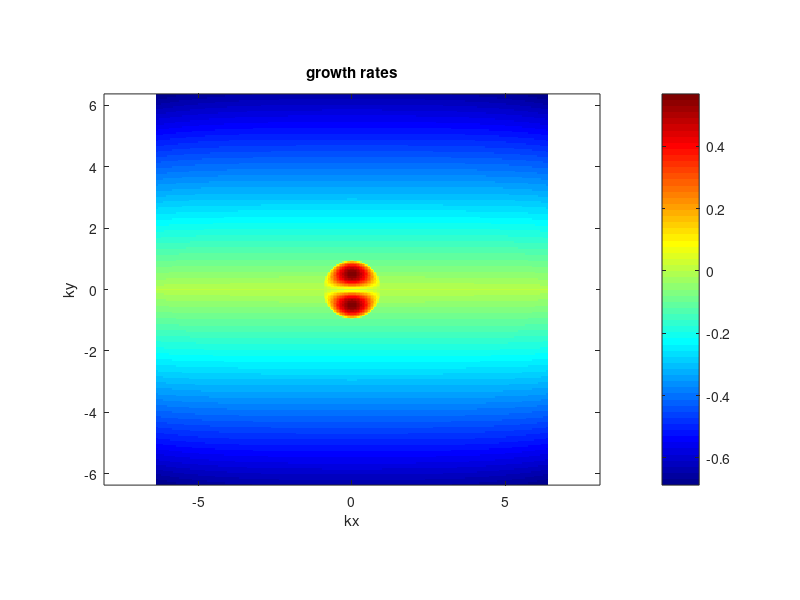
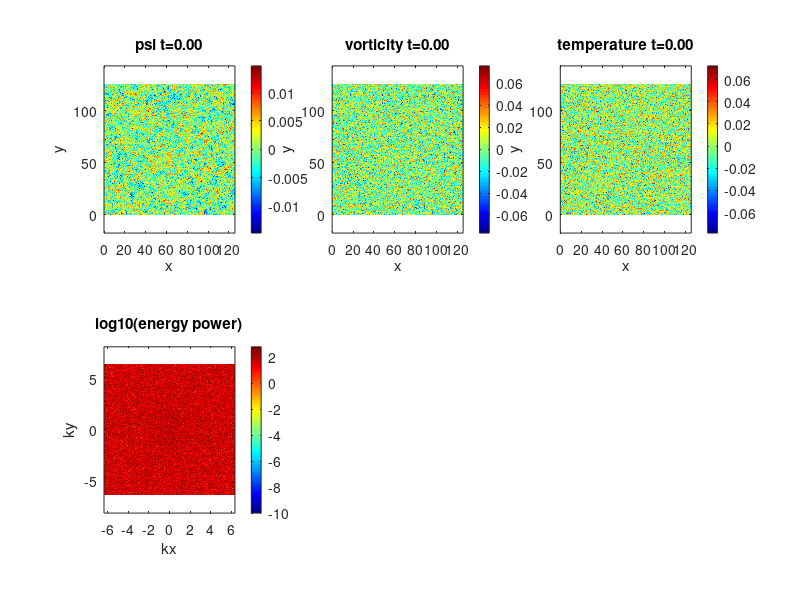

Here is the MATLAB script that generated these plots, in order: (Note: this script raises an error after producing the figures.)
function spectral_2FGEM
%%%%%%%%%%%%%%%%%%%%%%%%%%%%%%%%%%%%%%%%%%%%%%%%%%%%%%%%%%%%%%%%%%%%%%%%%%%%%%%%%
% 2-field gyrofluid model to study the Dimits shift.                            %
% Based on a trunctation of Bruce Scott's GEM model.                            %
%                                                                               %
% Can use Wang and Hahm's formula for the neoclassical polarization of          %
% zonal flows, which may be unique.                                             %
%                                                                               %
% Currentky uses CNAB1-4 integration                                            %
%                                                                               %                            
% Refs:                                                                         %
%   Dimits et al. Phys. Plasmas (2000)                                          %
%   Scott Phys. Plasmas (2005)                                                  %
%   Wang and Hahm, Phys. Plasmas (2007)                                         %
%                                                                               %
% TODO:                                                                         %
%   - Exponential integrator or perhaps integrating factor                      %
%   - Calculate proper Landau closure coefficients (i.e. in front of |omega_d|  % 
%     in Mike Beer's thesis)                                                    %
%                                                                               %
%%%%%%%%%%%%%%%%%%%%%%%%%%%%%%%%%%%%%%%%%%%%%%%%%%%%%%%%%%%%%%%%%%%%%%%%%%%%%%%%%
clear all;
mkdir('newCode_tau1'); cd('newCode_tau1');
mkdir('plots');
delete('log.txt');

%CBC
RLn = 2.2;
rR = 0.18;
q = 1.4;
shat = 0.8;
ep = 2*rR;
Lna = 1/(RLn*ep);
LB = 2*(1-shat)*Lna;
Ld = 0.10;
eta=5.0;
mu=0;
nu=1e-7;
neo=true;

%LT=3.0; %scale*sqrt(2/pi);               % inverse temperature gradient scale
%ep=scale*0.3;            % inverse aspect ratio
%Ld=0.3;
h=3;                % hyperviscosity factor
hz=1;                % hyperviscosity factor
tau=1;          % ion temperature
hm=1;
%eta=LT;
LX=2*pi*20;      % X scale
LY=2*pi*20;      % Y scale
NX_real=256;     % resolution in x
NY_real=256;     % resolution in y
dt=1e-4;        % time step. Should start small as CFL updated can pick up the pace
max_dt=1e-2;    % Max time step after CFL adjustment
zonal=true;     % include zonal flow physics
TF=75000.0;   % final time
iF=1500000;  % final iteration, whichever occurs first
i_report=500;
TSCREEN=2000; % sreen update interval time (NOTE: plotting is usually slow)
initial_condition='random w';   %'simple vortices' 'vortices' 'random' or 'random w' 
AB_order=3; % Adams Bashforth order 1,2,3, or 4 (3 more accurate, 2 possibly more stable)
linear_term='exact'; % CN, BE, FE, or exact
simulation_type='NL'; % NL, QL, or L (nonlinear, quasilinear and linear respectively)
padding = true; % 3/2 padding, otherwise 2/3 truncation. Probably should always be true
save_plots = true; % save plots to file
cfl_cadence=5;
safety=0.3;
iRST=20000;
diagnostics=false;
pade=false;


rng('shuffle');
s=rng;

% print log file.
diary('log.txt') 
diary on;

fig1=figure(1);
set(fig1,'Position',[0, 0, 1200, 900]);

fig2=figure(2);



% ensure parameters get printed  to log.
%fprintf('mu: %.05e  nu:%.05e lT:%.05e lW:%.05e \n',mu,nu,landau_T,landau_n);
%fprintf('muh:%.05e L_T:%.05e ep:%.05e tau:%.05e\n',muh, LT,ep,tau);
%fprintf('nuz:%.05e\n',nuz);
%fprintf('LX:%.02f LY:%.02f NX:%d NY:%d\n',LX, LY, NX_real, NY_real);
%fprintf('h:%d hz:%d scale:%d Tf:%.01f iF:%d\n',h, hz, scale, TF, iF);
%fprintf('Nonlinear:%s padding:%d zonal_flows:%d\n',simulation_type, padding,zonal);
%fprintf('random seed:%d AB order:%d CFL step:%d\n',s.Seed, AB_order, cfl_cadence);

energyFile=0; 
if(strcmp(initial_condition,'restart'))
  energyFile = fopen('energy.dat','a');
else
  energyFile = fopen('energy.dat','w');
end

fprintf(energyFile,'## [1]time   [2]energy [3]enstrophy [4]ZF en [5]DW en [6]flux\n');

NX=NX_real;
NY=NY_real;
if(padding)
  NX=3*NX/2;
  NY=3*NY/2;
end

dx=LX/NX;
dy=LY/NY;
dkx=2*pi/LX;
dky=2*pi/LY;
LXnum=0:dx:LX;
LYnum=0:dy:LY;

minkx= -(NX_real/2 - 1)*dkx;
maxkx=  (NX_real/2 - 1)*dkx;
minky= -(NY_real/2 - 1)*dky;
maxky=  (NY_real/2 - 1)*dky;
kxnum= minkx:dkx:maxkx;
kynum= minky:dky:maxky;

I=sqrt(-1);

kx=dkx*ones(1,NY)'*(mod((1:NX)-ceil(NX/2+1),NX)-floor(NX/2));% matrix of wavenumbers in x direction 
ky=dky*(mod((1:NY)'-ceil(NY/2+1),NY)-floor(NY/2))*ones(1,NX);% matrix of wavenumbers in y direction 

% Cutting of frequencies using the 2/3 rule. 
% Discard asymmetric N/2 term. Otherwise reality is not enforced.
dealias=abs(kx/dkx) <1/3*NX & abs(ky/dky) <1/3*NY;


zonal_part = zeros(NY,NX);
fluct_part = ones(NY,NX);

% No damping on zonal modes. Modified Poisson equation (proper adiabatic electron response)
if(zonal)
  zonal_part(1,:) = zonal_part(1,:) + ones(1,NX);
  fluct_part = fluct_part - zonal_part;   
end


ksquare=kx.^2+ky.^2; 
ksquare(1,1) = 1;% Laplacian in Fourier space
b = tau.*ksquare;


G0 = 1.0./(1.0 + b);
G1 = 1.0./(1.0 + 0.5*b);
G2 = - 0.5* b ./ (1 + 0.5*b).^2;
if(~pade)
  bsm = (b<100).*b;
  G0 = (b<100).*(exp(-bsm).*besseli(0,bsm)) + (b>=100)./sqrt(2*pi*b);
  G1 = sqrt(G0);
  G2 = (b<100).*(0.5*bsm.*exp(-bsm).*(besseli(1,bsm) - besseli(0,bsm))./G1) - 0.25*(b>=100)./(2*pi*b).^0.25;
  clearvars bsm
end

ksquare_poisson = (fluct_part + (1-G0)/tau);
if(tau == 0)
  ksquare_poisson = fluct_part + ksquare;
else


if(neo)
  ksqbanana = b*q^2/rR^2;
  Gtr = 0.915966./sqrt(pi*ep*ksqbanana);
  Gp = 1.0./(2*ep*sqrt(2*pi*ksqbanana));
  Gtrp = 2*Gtr/pi;
  Gpp = 2*Gp/pi;
  ichi = 1.0./(1.83.*ep^1.5.*ksqbanana) + (1 + sqrt(8*ep)/pi.*Gtrp + (1-sqrt(8*ep)/pi).*Gpp)./(1.0+b) ...
      + sqrt(0.5*pi^3.*b).*(1 + sqrt(8*ep)/pi.*Gtr + (1-sqrt(8*ep)/pi).*Gp).*b./(1+b);
  chi=1.0./ichi;

  ksquare_poisson(1,:) =  (1-G0(1,:))/tau + chi(1,:);
  clearvars kbanan Gtr Gtrp Gp Gpp ichi chi;
end

ksquare_poisson(1,1)=1;  % fixed Laplacian in Fourier space for Poisson's equation
clearvars b

%kmu = fluct_part.*(mu+muh./ksquare);             % drag force array
%ky_abs = abs(ky);                           % Landau-like damping
%ksquare_viscous=nu*(ksquare.^h);            % Viscosity array
%ksquare_viscous=nu*(ksquare.^h).*fluct_part;            % Viscosity array
%ksquare_viscous(1,:)=nuz*(ksquare(1,:).^hz);            % Viscosity array




  
end

T11 = 1;
T12 = 0;
T21 = 0;
T22 = 1;
L11 = (I.*ky.*hm./ksquare_poisson + Ld*abs(ky) + nu.*ksquare).*fluct_part;
L12 = (-I*ky.*LB).*fluct_part;
L21 = (I*ky.*eta./ksquare_poisson).*fluct_part;
L22 = (Ld*abs(ky) + nu.*ksquare).*fluct_part;


phi_n = G1./ksquare_poisson;
phi_T = G2./ksquare_poisson;
if(tau > 0)
 % T11 = (fluct_part - (G0-1)/tau)./G1;
 % T12 = -G2./G1;
 % T21 = 0;
 % T22 = 1;
  T11 = 1.0;
  T12 = 0;
  T21 = 0;
  T22 = 1.0;
  L11 = fluct_part.*(I.*ky.*hm.*(G1 + eta*G2).*phi_n - I*ky.*LB.*((2*G1 + G2).*phi_n + 2) + Ld*abs(ky) + mu + nu.*ksquare.^h);
  L12 = fluct_part.*(I.*ky.*hm.*(G1 + eta*G2).*phi_T - I*ky.*LB.*((2*G1 + G2).*phi_T + 2)); %- Ld*abs(ky).*G2./G1;
  L21 = fluct_part.*(I.*ky.*hm.*(G2 + eta*(G1+2*G2)).*phi_n - I*ky.*LB.*((G1 + 4*G2).*phi_n + 1)); %+ Ld*abs(ky).*G2;
  L22 = fluct_part.*(I.*ky.*hm.*(G2 + eta*(G1+2*G2)).*phi_T - I*ky.*LB.*((G1 + 4*G2).*phi_T + 4) + Ld*abs(ky) + mu + nu.*ksquare.^h);
end

clearvars phi_n phi_t 

tDet = 1.0./(T11.*T22 - T12.*T21);
disc = sqrt((L22.*T11 - L21.*T12 - L12.*T21 + L11.*T22).^2 - 4*(L12.*L21 - L11.*L22).*(T12.*T21 - T11.*T22));
eig_un = 0.5.*tDet.*(-L22.*T11 + L21.*T12 + L12.*T21 - L11.*T22 + disc);
eig_st = 0.5.*tDet.*(-L22.*T11 + L21.*T12 + L12.*T21 - L11.*T22 - disc);

maxfreq = 1/max(max(abs(eig_un(:))),max(abs(eig_st(:))));
if(max_dt > maxfreq) 
  max_dt = maxfreq;
  if(dt > max_dt)
    dt = max_dt;
  end
end

clearvars tDet disc

i=0;
k=0;
t=0.;
n_hat=0; %this is our field.
T_hat=0;
cn1=0;
cn2=0;
cn3=0;
cT1=0;
cT2=0;
cT3=0;
dt1=0;
dt2=0;
dt3=0;
u=0;
v=0;

% Define initial vorticity distribution
switch lower(initial_condition)
  case {'vortices'}
    [i,j]=meshgrid(1:NX,(1:NY));
     psi=exp(-((i*dkx-pi).^2+(j*dky-pi+pi/4).^2)/(0.2))+exp(-((i*dx-pi).^2+(j*dky-pi-pi/4).^2)/(0.2))-0.5*exp(-((i*dkx-pi-pi/4).^2+(j*dky-pi-pi/4).^2)/(0.4));
  case {'simple vortices'}
     [i,j]=meshgrid((1:NX)*(2*pi/NX),(1:NY)*(2*pi/NY));
     psi=1*sin(i).*cos(j).^2;    
  case {'random'}
     psi=1e-3*(2*rand(NX,NY) - 1);%normally 1e-3
     n_hat=ksquare.*fft2(psi);
  case {'random w'}
    n=5e-2*(2*rand(NY,NX)-1);%normally 5e-2
    n_hat=fft2(n);

      
    n = ifft2(n_hat);
    %w = w + 20*cos(15*2*pi*i);
    n_hat = fft2(n);
      
    T=5e-2*(2*rand(NY,NX)-1);%normally 5e-2
    T_hat=fft2(T);
    
    n_hat(1,:)=zeros(1,NX);
    T_hat(1,:)=zeros(1,NX);
      
    %n = ifft2(n_hat);
    %n = n + 0.2*cos(3*2*pi*i + pi);
    %n_hat = fft2(n);
      
  case {'restart'}
   readdump('restart.bin');
  case {'waves'}
    [i,j]=meshgrid((1:NX)*(2*pi/NX),(1:NY)*(2*pi/NY));
    n=20*sin(32*j) + 1e-1*cos(13*i);
    %w=2e1*sin(32*j) + 5e-2*(2*rand(NY,NX)-1);
    n_hat=fft2(n);
    % w_hat(1,:)=zeros(1,NY);
  otherwise
    disp('Unknown initial conditions !!!');
    return
end

if(padding) % ensure there's no energy in the padded region of k-space.
  n_hat=dealias.*n_hat;
  T_hat=dealias.*T_hat;
end
n_hat(1,1)=0; % Gauge condition, though not entirely necessary.
T_hat(1,1)=0;
n_hat0=n_hat; % Keep initial conditions for possible future diagnostics.

% create matrix components
calc_matrix();

if(save_plots) %plot growth rate contours
  plotGrowth();
end

while t<TF && i<iF
  psi_hat = (G1.*n_hat+ G2.*T_hat)./ksquare_poisson;  % Solve Poisson's Equation
  if(any(isnan(n_hat(:)))) % Something really bad has happened.
    fprintf('Divergence at iteration: %d\n',i);
    return;
  end
  
  if(mod(i,i_report)==0)
    fprintf('iteration: %d    dt:%.02e     t:%.03e \n',i,dt,t); 
    diary off; %flush diary
    diary on;
  end
     
  if (mod(i,iRST) == 0)
    dump('restart.bin');
  end
     
  %if(t > nextScreen && with_plotting)
    
  if (mod(i,TSCREEN)== 0) 
    plotfunc();
    nextScreen = t + TSCREEN;
  end
   
  % Compute the potential and get the velocity and gradient of vorticity
  conv_hat = 0;
    
  switch upper(simulation_type)
    case {'NL'} %full non-linear
      uhat = -I*ky.*G1.*psi_hat;
      vhat =  I*kx.*G1.*psi_hat;
      n_xhat = I*kx.*n_hat;
      n_yhat = I*ky.*n_hat;
      T_xhat = I*kx.*T_hat;
      T_yhat = I*ky.*T_hat;
            
            
      % dealiasing here truncates if not padded, other it has no effect
      u  =real(ifft2(dealias.*uhat));      % Compute  y derivative of stream function ==> u
      v  =real(ifft2(dealias.*vhat));      % Compute -x derivative of stream function ==> v
      n_x=real(ifft2(dealias.*n_xhat));      % Compute  x derivative of vorticity
      n_y=real(ifft2(dealias.*n_yhat));
      T_x=real(ifft2(dealias.*T_xhat));
      T_y=real(ifft2(dealias.*T_yhat));
      conv_n     = (u.*n_x + v.*n_y);         % evaluate the convective derivative (u,v).grad(w)   
      conv_T     = (u.*T_x + v.*T_y);         % evaluate the convective derivative (u,v).grad(w) 
            
      if(tau > 0 )
        u2hat = -I*ky.*G2.*psi_hat;
        v2hat =  I*kx.*G2.*psi_hat;          
        u2=real(ifft2(dealias.*u2hat)); 
        v2=real(ifft2(dealias.*v2hat));
        conv_n2 = (u2.*T_x + v2.*T_y);
        conv_T2 = (u2.*n_x + v2.*n_y) + 2*(u2.*T_x + v2.*T_y);
        conv_n = conv_n + conv_n2;
        conv_T = conv_T + conv_T2;
      end
            
      conv_n_hat = fft2(conv_n);              % go back to Fourier space
      conv_T_hat = fft2(conv_T);              % go back to Fourier space
 
    case {'QL'} %quasi-linear
      %for zonal part
      uphat = -ky.*fluct_part.*psi_hat;
      vphat =  kx.*fluct_part.*psi_hat;
        
      %for fluctuation part
      U_hat = kx.*zonal_part.*psi_hat;
      U_xxhat = (kx.^2).*U_hat;
      w_yhat = ky.*fluct_part.*n_hat;       
        
      % dealiasing here truncates if not padded, other it has no effect
      u_f  =real(ifft2(dealias.*uphat));      % Compute  y derivative of stream function ==> u
      v_f  =real(ifft2(dealias.*vphat));      % Compute -x derivative of stream function ==> v
      U    =real(ifft2(dealias.*U_hat));      % Compute zonal velocity
      U_xx =real(ifft2(dealias.*U_xxhat));      % Compute zonal velocity
      n_y  =real(ifft2(dealias.*w_yhat));
      conv_fluct = U.*n_y + u_f.*U_xx;         % evaluate the convective derivative (u,v).grad(w)   
      conv_zonal = u_f.*v_f;         % evaluate the convective derivative (u,v).grad(w)       
      conv_fluct_hat = fft2(conv_fluct);               % go back to Fourier space
      conv_zonal_hat = fft2(conv_zonal);
      conv_hat = fluct_part.*conv_fluct_hat + (kx.^2).*zonal_part.*conv_zonal_hat;
    case {'L'}%full linear 
            %do nothing
    otherwise
      disp('Unknown simulation type.');
      return
  end    
   
  if(padding)
    conv_n_hat = dealias.*conv_n_hat;
    conv_T_hat = dealias.*conv_T_hat;
  end
    
  if(mod(i+1,cfl_cadence)==0) % compute new timestep from CFL condition.
    abs_u=abs(u);
    abs_v=abs(v);
    maxV= max(abs_u(:))/dx + max(abs_v(:))/dy;
    new_dt=0;
    if(maxV>0)
      new_dt=1/maxV;
    else
      new_dt=inf;
    end
    new_dt_corr=min(max(0.5*dt,min(safety*new_dt,1.1*dt)),max_dt);
    if(dt ~= new_dt_corr)
      dt=new_dt_corr;
      % create matrix components
      calc_matrix()
    end
  end
    
  AB1=1.0; AB2=0; AB3=0; AB4=0;
  
  if (i < 1 || AB_order == 1) %F orward-Euler to generate history. Should run a small time-step at first. 
  elseif (i < 2 || AB_order == 2)
    w1=dt1/dt;
    AB1=(1.0 + 0.5*w1);
    AB2=0.5*w1;
  elseif (i < 3 || AB_order == 3)
    w1=dt1/dt;
    w2=dt2/dt;
    AB1=(2.0 + 3.0*w2 + 6.0*w1*(1+w1+w2))/(6.0*w1*(w1+w2));
    AB2=(2.0 + 3.0*w1 + 3.0*w2)/(6.0*w1*w2);
    AB3=(2.0 + 3.0*w1)/(6.0*w2*(w1+w2));
  elseif (i < 4 || AB_order == 4)
    w1=dt1/dt;
    w2=dt2/dt;
    w3=dt3/dt;
    AB1=(3.0 + 8.0*w2 + 4.0*w3 + 6.0*(2*w1^3 + w2*(w2+w3) +2.0*w1*(1.0+w2)*(1.0+w2+w3) + w1^2*(3.0 + 4.0*w2+2*w3)));
    AB1=AB1/(12.0*w1*(w1+w2)*(w1+w2+w3));
    AB2=(3.0 + 6.0*(w1+w2)*(w1+w2+w3) + 4.0*(2.0*(w1+w2)+w3))/(12.0*w1*w2*(w2+w3));
    AB3=(3.0 + 6.0*w1*(w1+w2+w3)+4.0*(2.0*w1 + w2+w3))/(12.0*w2*(w1+w2)*w3);
    AB4=(3.0 + 6.0*w1*(w1+w2)+4.0*(2.0*w1 + w2))/(12.0*w3*(w2+w3)*(w1+w2+w3));
  end
    
  Qn = C11.*n_hat + C12.*T_hat - dt*(AB1*conv_n_hat - AB2*cn1 + AB3*cn2 - AB4*cn3);
  QT = C21.*n_hat + C22.*T_hat - dt*(AB1*conv_T_hat - AB2*cT1 + AB3*cT2 - AB4*cT3);
    
  % Compute Solution at the next step
  % Implicitly solve the linear term with 2nd order Crank-Nicholson
  w_hat_new = B11.*Qn + B12.*QT;
  n_hat_new = B21.*Qn + B22.*QT;
  
  t=t+dt;
  i=i+1;
        
  cn3=cn2;
  cn2=cn1;
  cn1=conv_n_hat;

  cT3=cT2;
  cT2=cT1;
  cT1=conv_T_hat;
    
  dt3=dt2;
  dt2=dt1;
  dt1=dt;
    
  n_hat=dealias.*w_hat_new;  
  T_hat=dealias.*n_hat_new;
  n_hat(1,1)=0;
  T_hat(1,1)=0;
    
  if(mod(i,1000)==0) % ensure reality
    n_hat=(fft2(real(ifft2(n_hat))));
    T_hat=(fft2(real(ifft2(T_hat))));
  end
    
end
fclose(energyFile);

%write final state 
fprintf('Simulation ended at time %.03e and iteration %d\n',t,i);
fileID=fopen('final_state.bin','w');
fwrite(fileID,n_hat);
fclose(fileID);

if(strcmp(upper(simulation_type),'L') && diagnostics)
  w0f=w_hat0.*exp(t*lin_growth); 
  comp=abs(n_hat-w0f)./abs(w0f);
  fprintf('Maximum linear error:%e\n',max(comp(:)));
end

  function calc_matrix()      
  % create matrix components
    A11 = T11 + 0.5*dt*L11;
    A12 = T12 + 0.5*dt*L12;
    A21 = T21 + 0.5*dt*L21;
    A22 = T22 + 0.5*dt*L22;
    C11 = T11 - 0.5*dt*L11;
    C12 = T12 - 0.5*dt*L12;
    C21 = T21 - 0.5*dt*L21;
    C22 = T22 - 0.5*dt*L22;
    D= A11.*A22 - A12.*A21;
    B11= A22./D;
    B12=-A12./D;
    B21=-A21./D;
    B22= A11./D;
  end


  function plotGrowth()
    lin_growth = real(eig_un);
    subplot(1,1,1);
    plotg=0;
    if(padding)
      plotg=circshift(dealias.*lin_growth,[NY_real/2,NX_real/2]); 
      plotg=plotg(2:NY_real,2:NX_real);
    else
      plotg=circshift(dealias.*lin_growth,[NY_real/2,NX_real/2]); 
      plotg=plotg(2:NY_real,2:NX_real);
    end
    grow=real(plotg);
    numel(find(grow(:)>0))
    max(grow(:))

    imagesc(kxnum,kynum,real(plotg)), axis equal tight, colorbar;
    set(gca,'Ydir','Normal')
    colormap(jet)
    title('growth rates');    
    xlabel('kx');
    ylabel('ky');
    if(save_plots)
      saveas(gcf,'growth.png');
    end
    drawnow
  end
  function plotfunc()
           % Go back in real space omega in real space for plotting
    diary off; %flush diary
    diary on;
    w_curr=n_hat;
    psi_curr=psi_hat;
    psi=real(ifft2(psi_curr));
    w=real(ifft2(w_curr)); 
    T=real(ifft2(T_hat));
    psi_y=real(ifft2(I*ky.*psi_curr));
        
    enstrophy = 0.5*(T_hat-w_curr).*conj(T_hat-w_curr);
    energy = 0.5*real(conj(psi_curr).*w_curr+ T_hat.*conj(T_hat));
    flux = psi_y.*T;
        
    enstrophy_tot = sum(enstrophy(:))/(NX*NY)^2;
    energy_tot    = sum(energy(:))/(NX*NY)^2; 
    flux_tot = sum(flux(:))/(NX*NY);
    ZF_energy = sum(sum(zonal_part.*energy))/(NX*NY)^2;
    DW_energy = sum(sum(fluct_part.*energy))/(NX*NY)^2;
        
    fprintf(energyFile,'%e %e %e %e %e %e\n',t,energy_tot,enstrophy_tot,ZF_energy,DW_energy, flux_tot);
             
    if(padding)
      enstrophy=circshift(enstrophy,[NY_real/2,NX_real/2]); 
      enstrophy=enstrophy(2:NY_real,2:NX_real);
      energy=circshift(energy,[NY_real/2,NX_real/2]); 
      energy=energy(2:NY_real,2:NX_real);
    else
      enstrophy=circshift(enstrophy,[NY_real/2,NX_real/2]); 
      enstrophy=enstrophy(2:NY_real,2:NX_real);
      energy=circshift(energy,[NY_real/2,NX_real/2]); 
      energy=energy(2:NY_real,2:NX_real);
    end
      
    wlog=max(log10(enstrophy),-10);
    energylog=max(log10(energy),-10);
    colorbar;
    set(0,'CurrentFigure',fig1);
    subplot(2,3,1)
    imagesc(LXnum,LYnum,psi), axis equal tight,c=colorbar();
    set(gca,'Ydir','Normal')
    colormap(jet)
    title(sprintf('psi t=%.02f',t));
    xlabel('x');
    ylabel('y');
    %ax = gca; axpos = ax.Position; cpos = c.Position;cpos(3) = 0.5*cpos(3); c.Position = cpos; ax.Position = axpos;
    subplot(2,3,2)
    imagesc(LXnum,LYnum,w), axis equal tight,c=colorbar();
    title(sprintf('vorticity t=%.02f',t));
    set(gca,'Ydir','Normal')
    xlabel('x');
    ylabel('y');
    %ax = gca; axpos = ax.Position; cpos = c.Position;cpos(3) = 0.5*cpos(3); c.Position = cpos; ax.Position = axpos;
    subplot(2,3,3);
    imagesc(LXnum,LYnum,T), axis equal tight,c=colorbar();
    title(sprintf('temperature t=%.02f',t));
    set(gca,'Ydir','Normal')
    xlabel('x');
    ylabel('y');
    subplot(2,3,4);
    %ax = gca; axpos = ax.Position; cpos = c.Position;cpos(3) = 0.5*cpos(3); c.Position = cpos; ax.Position = axpos;

    imagesc(kxnum,kynum, energylog), axis equal tight,c=colorbar();
    title('log10(energy power)');    
    set(gca,'Ydir','Normal')
    xlabel('kx');
    ylabel('ky');
    ax = gca; axpos = ax.Position; cpos = c.Position;cpos(3) = 0.5*cpos(3); c.Position = cpos; ax.Position = axpos;
    h=subplot(2,3,5);
    imagesc(kxnum,kynum,wlog), axis equal tight,c=colorbar();
    set(gca,'Ydir','Normal')
    xlabel('kx');
    ylabel('ky');
    title('log10(enstrophy power)');    
    %ax = gca; axpos = ax.Position; cpos = c.Position;cpos(1) = 0.5*cpos(1); c.Position = cpos; ax.Position = axpos;

    h=subplot(2,3,6);
    imagesc(kxnum,kynum,wlog), axis equal tight,c=colorbar();
    set(gca,'Ydir','Normal')
    xlabel('kx');
    ylabel('ky');
    title('log10(temperature power)');    
        
     %ax = gca; axpos = ax.Position; cpos = c.Position;cpos(3) = 0.5*cpos(3); c.Position = cpos; ax.Position = axpos;

    if(save_plots)
      % saveas(gcf,sprintf('plots/fig_%d.png',k));
      figs=gcf;
      figs.PaperUnits = 'inches';
      figs.PaperPosition=[0 0 16 8];
      print(sprintf('plots/fig_%d.png',k),'-dpng');
    end
    drawnow
    set(0,'CurrentFigure',fig2);
    kx_spec=energylog(NY_real/2,:);
    ky_spec=energylog(:,NX_real/2);
    kx_spec(NX_real/2)=0.5*(kx_spec(NX_real/2-1)+kx_spec(NX_real/2+1)); 
    ky_spec(NY_real/2)=0.5*(ky_spec(NY_real/2-1)+ky_spec(NY_real/2+1)); 
    [~,Ix] = max(kx_spec(:));
    [~,Iy] = max(ky_spec(:));
    if(diagnostics)
      disp(sprintf('%.10e %.10e',energy_tot,enstrophy_tot));
      disp(sprintf('Maximum DW mode:%.01f    Maximum ZF mode:%.01f',kynum(Iy), kxnum(Ix)));
    end
    plot(kxnum,kx_spec,kynum,ky_spec);
    legend('Zonal (ky=0)','DW (kx=0)');
    title(sprintf('DW/Zonal energy spectrum t=%.02f',t));
    xlabel('k');
    if(save_plots)
      saveas(gcf,sprintf('plots/k_spec_%d.png',k));
    end
    drawnow
    k=k+1; 
  end

  function dump(filename)
    fileID=fopen(filename,'w');
    fwrite(fileID,t,'double');
    fwrite(fileID,dt,'double');
    fwrite(fileID,i,'int');
    fwrite(fileID,k,'int');
    fwrite(fileID,dt1,'double');
    fwrite(fileID,dt2,'double');
    fwrite(fileID,dt3,'double');
    fwrite(fileID,real(cn1),'double'); fwrite(fileID,imag(cn1),'double');
    fwrite(fileID,real(cn2),'double'); fwrite(fileID,imag(cn2),'double');
    fwrite(fileID,real(cn3),'double'); fwrite(fileID,imag(cn3),'double');
    fwrite(fileID,real(cT1),'double'); fwrite(fileID,imag(cT1),'double');
    fwrite(fileID,real(cT2),'double'); fwrite(fileID,imag(cT2),'double');
    fwrite(fileID,real(cT3),'double'); fwrite(fileID,imag(cT3),'double');
    fwrite(fileID,real(n_hat),'double');fwrite(fileID,imag(n_hat),'double');
    fwrite(fileID,real(T_hat),'double');fwrite(fileID,imag(T_hat),'double');
    fclose(fileID);
  end

  function readdump(filename)
    fileID=fopen(filename,'r');
    t=fread(fileID,1,'double');
    dt=fread(fileID,1,'double');
    i=fread(fileID,1,'int');
    k=fread(fileID,1,'int');
    dt1=fread(fileID,1,'double');
    dt2=fread(fileID,1,'double');
    dt3=fread(fileID,1,'double');
      
    cn1=fread(fileID,[NY NX],'double')+I*fread(fileID,[NY NX],'double');
    cn2=fread(fileID,[NY NX],'double')+I*fread(fileID,[NY NX],'double');
    cn3=fread(fileID,[NY NX],'double')+I*fread(fileID,[NY NX],'double');
    cT1=fread(fileID,[NY NX],'double')+I*fread(fileID,[NY NX],'double');
    cT2=fread(fileID,[NY NX],'double')+I*fread(fileID,[NY NX],'double');
    cT3=fread(fileID,[NY NX],'double')+I*fread(fileID,[NY NX],'double');
    n_hat=fread(fileID,[NY NX],'double')+I*fread(fileID,[NY NX],'double');
    T_hat=fread(fileID,[NY NX],'double')+I*fread(fileID,[NY NX],'double');
    fclose(fileID);  
  end
end
